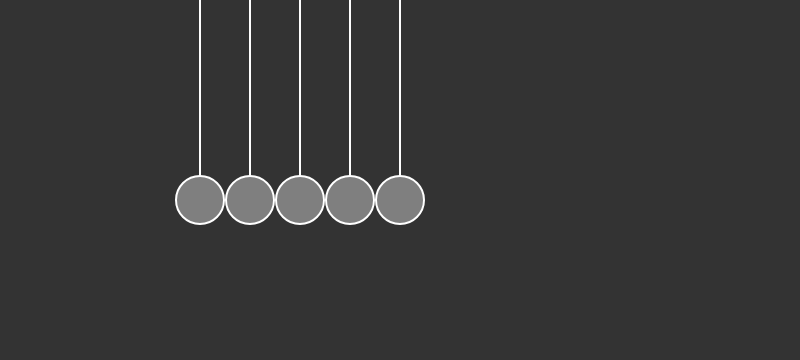
Frame 1 (no input)
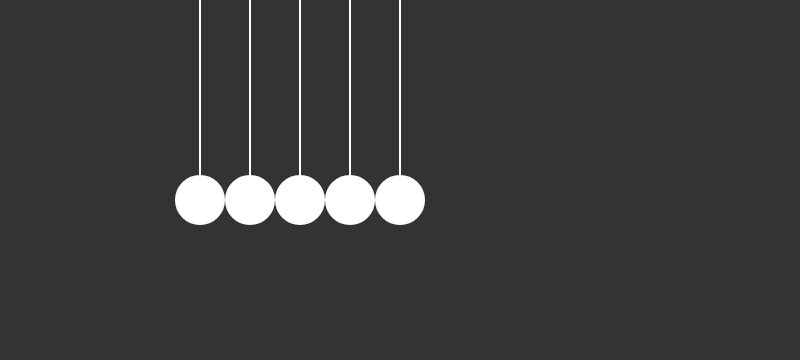
Frame 60 (no input)
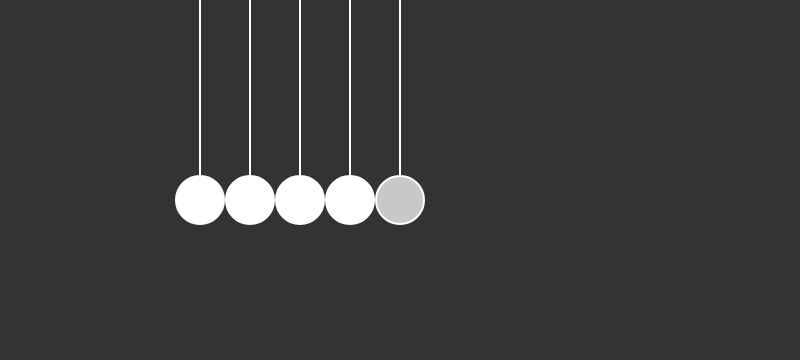
Frame 120 (the mouse pressed at the canvas centre since frame 60)

The p5.js sketch that drew these frames (run headless with seeded random() and noise() and a simulated clock; from frame 60 on, the mouse is pressed at the canvas centre):

// p5.js sketch
// ── sketch.js
// The Nature of Code
// Daniel Shiffman
// http://natureofcode.com

// Pendulum

// A simple pendulum simulation
// Given a pendulum with an angle theta (0 being the pendulum at rest) and a radius r
// we can use sine to calculate the angular component of the gravitational force.

// Gravity Force = Mass * Gravitational Constant;
// Pendulum Force = Gravity Force * sine(theta)
// Angular Acceleration = Pendulum Force / Mass = gravitational acceleration * sine(theta);

// Note this is an ideal world scenario with no tension in the 
// pendulum arm, a more realistic formula might be:
// Angular Acceleration = (g / R) * sine(theta)

// For a more substantial explanation, visit:
// http://www.myphysicslab.com/pendulum1.html 
var p = [];
var x = 200;
var y = 0;
var len = 200;
var hit;

function setup()  {
  createCanvas(800,360);
    for(var i = 0; i < 5; i++) {
        p[i] = new Pendulum(createVector(x,y), len);
        x += 50;
    }
  // Make a new Pendulum with an origin position and armlength
  

}

function draw() {
  background(51);
    for(var i = 0; i < p.length; i++){
        p[i].update();
        p[i].drag();
        p[i].display();
        for (var j = 0; j < p.length; j++){
            if(i != j && p[i].collision(p[j])) {
                var newVel = p[i].v1(p[j]);
                p[j].v2(newVel);
            }
        }
    }
    
}

function mousePressed() {
    for(var i = 0; i < p.length; i++){
        p[i].clicked(mouseX,mouseY);  
    }
}

function mouseReleased() {
    for(var i = 0; i < p.length; i++){
        p[i].stopDragging();
    }
}
// ── pendulum.js
// The Nature of Code
// Daniel Shiffman
// http://natureofcode.com

// Pendulum

// A Simple Pendulum Class
// Includes functionality for user can click and drag the pendulum

// This constructor could be improved to allow a greater variety of pendulums
function Pendulum(origin_, r_) {
    // Fill all variables
    this.origin = origin_.copy();
    this.position = createVector();
    this.r = r_;
    this.angle = 0;
    this.mass = 5;

    this.aVelocity = 0.0;
    this.aAcceleration = 0.0;
    //this.damping = 0.999;   // Arbitrary damping
    this.ballr = 48.0;      // Arbitrary ball radius

    this.dragging = false;
    this.col = color(127);

    
    //function of colliding object
    this.v1 = function(m2) {
        var vel = this.aVelocity;
        var v1 = ((this.mass - m2.mass)/(this.mass + m2.mass)) * vel;
        var v2 = ((2 * this.mass)/(this.mass + m2.mass)) * vel;
        this.aVelocity = v1;
        return v2;
    }
    
    this.v2 = function(newVelocity) {
        this.aVelocity = newVelocity;
    }

    // Function to update position
    this.update = function() {
    // As long as we aren't dragging the pendulum, let it swing!
        if (!this.dragging) {
            var gravity = 0.4;                                               // Arbitrary constant
            this.aAcceleration = (-1 * gravity / this.r) * sin(this.angle);  // Calculate acceleration (see: http://www.myphysicslab.com/pendulum1.html)
            this.aVelocity += this.aAcceleration;                            // Increment velocity
            //this.aVelocity *= this.damping;                                  // Arbitrary damping
            this.angle += this.aVelocity;                                    // Increment angle
        }
    };
    
    this.collision = function(p2) {
        var collide;
        var d = dist(this.position.x, this.position.y, p2.position.x, p2.position.y);
        if (d < this.ballr) {
            this.col = color(255, 204, 0);
            var collide = true;
        }
        else {
            this.col = color(255);
            var collide = false;
        }
        return collide;
    }

    this.display = function() {
        this.position.set(this.r*sin(this.angle), this.r*cos(this.angle), 0);         // Polar to cartesian conversion
        this.position.add(this.origin);                                               // Make sure the position is relative to the pendulum's origin

        stroke(255);
        strokeWeight(2);
        // Draw the arm
        line(this.origin.x, this.origin.y, this.position.x, this.position.y);
        ellipseMode(CENTER);
        fill(this.col);
        if (this.dragging) fill(200);
        // Draw the ball
        ellipse(this.position.x, this.position.y, this.ballr, this.ballr);
    };


    
 
 
  // The methods below are for mouse interaction

  // This checks to see if we clicked on the pendulum ball
    this.clicked = function(mx, my) {
        var d = dist(mx, my, this.position.x, this.position.y);
        if (d < this.ballr) {
            this.dragging = true;
        }   
    };

  // This tells us we are not longer clicking on the ball
    this.stopDragging = function() {
        this.aVelocity = 0; // No velocity once you let go
        this.dragging = false;
    };

  this.drag = function() {
    // If we are draging the ball, we calculate the angle between the
    // pendulum origin and mouse position
    // we assign that angle to the pendulum
    if (this.dragging) {
        var diff = p5.Vector.sub(this.origin, createVector(mouseX, mouseY));      // Difference between 2 points
        this.angle = atan2(-1*diff.y, diff.x) - radians(90);                   // Angle relative to vertical axis
        }
    };
}
